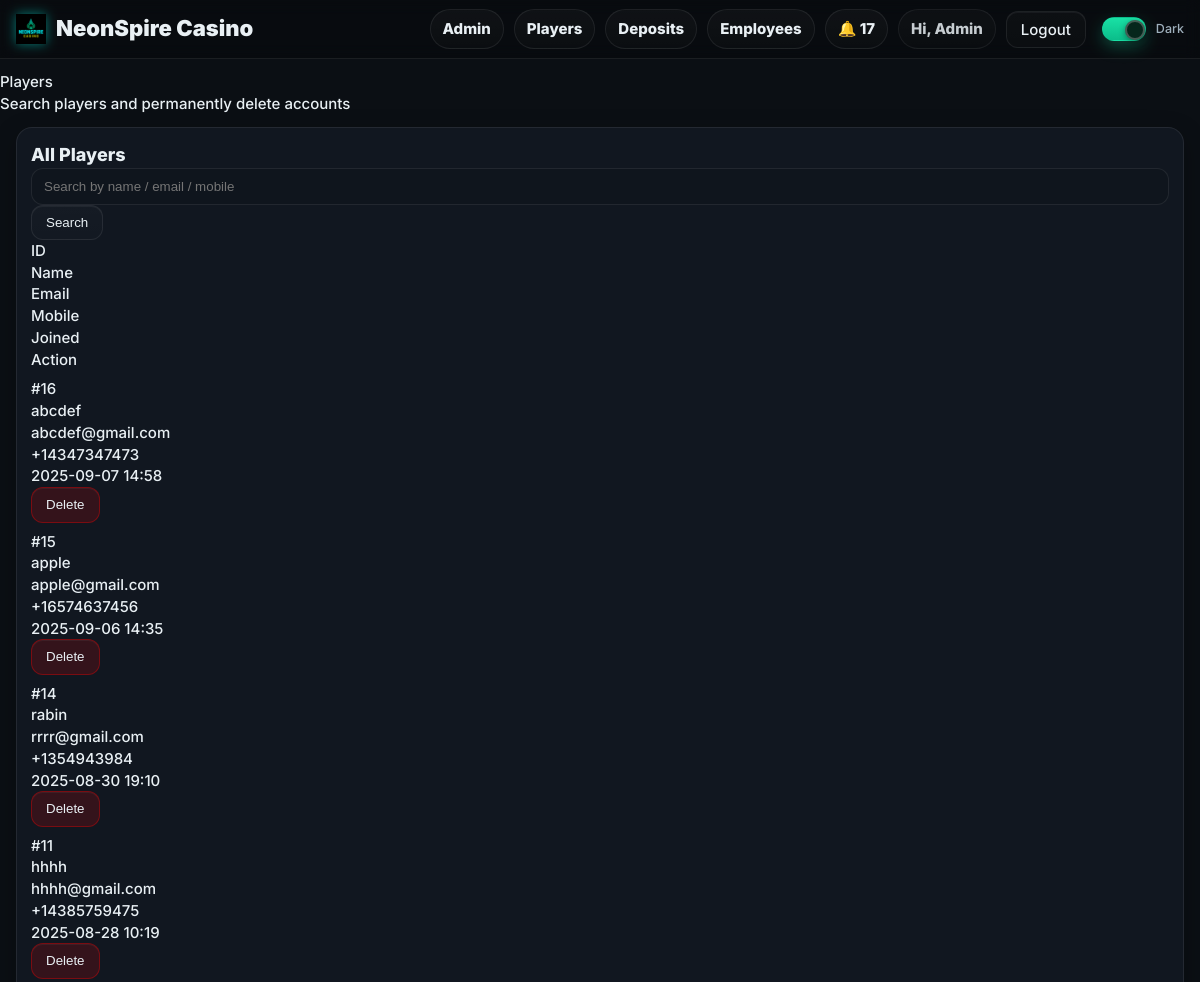
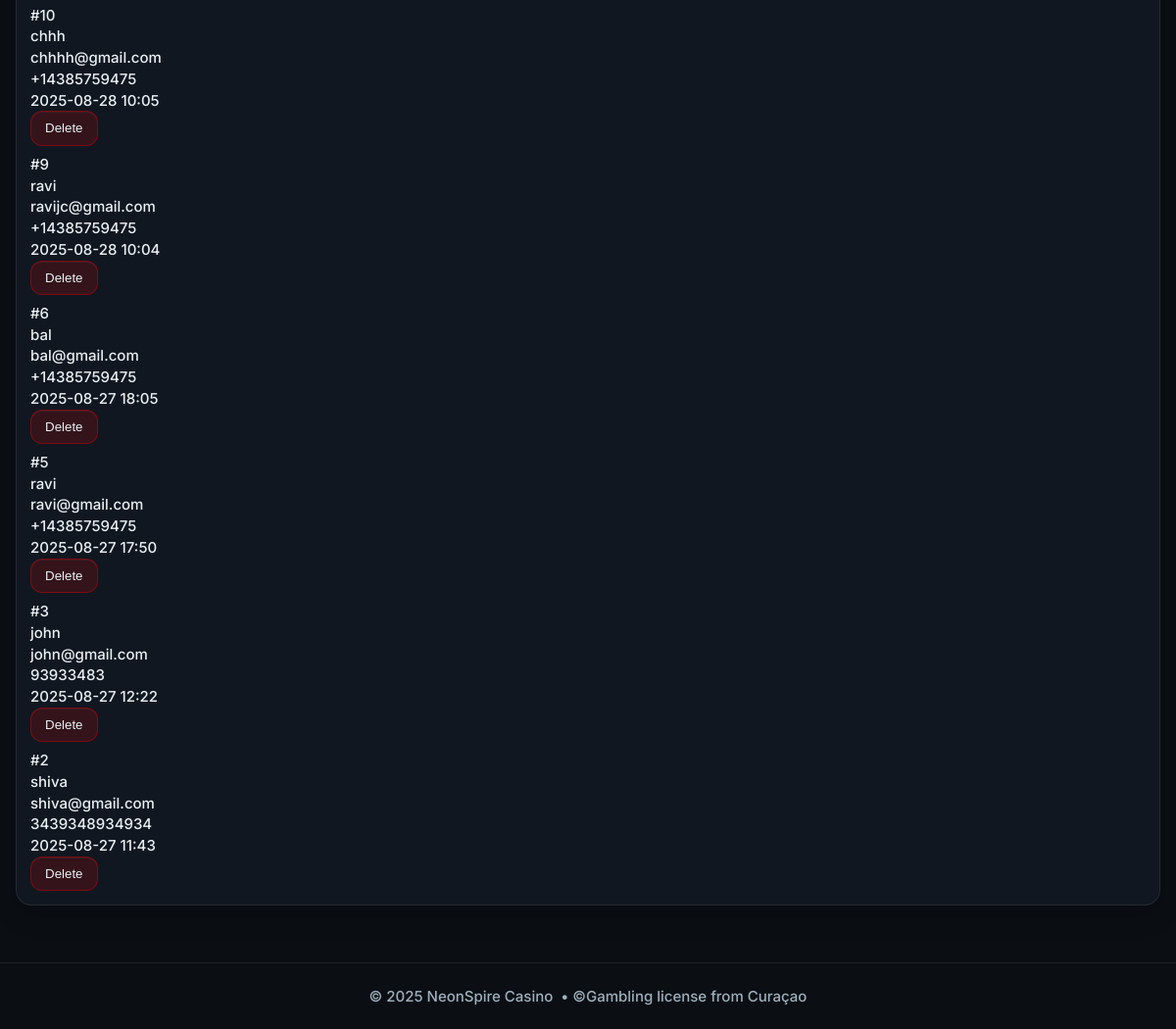
Screenshot of /admin/players (signed in) with the database file from the repository (2 pictures, top to bottom).
### models.py (models this page shows, shortened)
class User(db.Model, UserMixin):
    __tablename__ = "users"
    id = db.Column(db.Integer, primary_key=True)
    name = db.Column(db.String(120), nullable=False)
    email = db.Column(db.String(255), unique=True, nullable=False, index=True)
    mobile = db.Column(db.String(24), nullable=True, index=True)  # E.164
    password_hash = db.Column(db.String(255), nullable=False)
    role = db.Column(db.String(20), nullable=False, default="PLAYER")  # PLAYER | EMPLOYEE | ADMIN
    email_verified = db.Column(db.Boolean, default=False, index=True)
    email_verified_at = db.Column(db.DateTime, nullable=True)
    promo_seen = db.Column(db.Boolean, default=False, index=True)
    created_at = db.Column(db.DateTime, default=datetime.utcnow)

### admin_bp.py (the view, shortened to what this page needs)
@admin_bp.get("/players", endpoint="admin_players")
@login_required
def admin_players():
    players = (
        User.query.filter_by(role="PLAYER")
        .order_by(User.created_at.desc() if hasattr(User, "created_at") else User.id.desc())
        .limit(200)
        .all()
    )
    if _template_exists("admin_players.html"):
        return render_template("admin_players.html", page_title="Players", players=players)

### admin_bp.py (called while the page is built)
@admin_bp.before_request
def require_admin():
    if not current_user.is_authenticated:
        return redirect(url_for("auth.login_get", next=url_for("adminbp.admin_home")))
    if (current_user.role or "").upper() != "ADMIN":
        return abort(403)

def _template_exists(name: str) -> bool:
    try:
        render_template(name)
        return True
    except Exception:
        return False

### templates/admin_players.html
{% extends "base.html" %}
{% block hero %}
<div class="hero">
  <div class="hero__title">Players</div>
  <div class="hero__subtitle">Search players and permanently delete accounts</div>
</div>
{% endblock %}
{% block content %}
<div class="shell">
  <div class="panel">
    <div class="between">
      <div class="h3">All Players</div>
      <form method="get" class="row" style="gap:8px">
        <input class="input" name="q" placeholder="Search by name / email / mobile" value="{{ request.args.get('q','') }}">
        <button class="btn btn-ghost" type="submit">Search</button>
      </form>
    </div>
    <div class="table mt8">
      <div class="tr th">
        <div>ID</div>
        <div>Name</div>
        <div>Email</div>
        <div>Mobile</div>
        <div>Joined</div>
        <div>Action</div>
      </div>
      {% for p in players %}
        <div class="tr">
          <div class="mono">#{{ p.id }}</div>
          <div>{{ p.name or '—' }}</div>
          <div>{{ p.email }}</div>
          <div>{{ p.mobile or '—' }}</div>
          <div class="mono">
            {% if p.created_at %}{{ p.created_at.strftime('%Y-%m-%d %H:%M') }}{% else %}—{% endif %}
          </div>
          <div>
            <form method="post"
                  action="{{ url_for('adminbp.delete_player', player_id=p.id) }}"
                  onsubmit="return confirm('Delete player {{ p.email }} and ALL related data? This cannot be undone.');">
              <button class="btn" style="background:rgba(255,0,0,.15);border-color:rgba(255,0,0,.35)">Delete</button>
            </form>
          </div>
        </div>
      {% else %}
        <div class="muted">No players found.</div>
      {% endfor %}
    </div>
  </div>
</div>
{% endblock %}

### templates/base.html (shortened to what this page needs)
<!DOCTYPE html>
<html lang="en" data-theme="dark">
<head>
  <link rel="stylesheet" href="{{ url_for('static', filename='css/styles.css') }}?v=dm2">
</head>
<body>
  <header class="nav" style="position:sticky;top:0;z-index:50;background:rgba(0,0,0,.25);backdrop-filter:blur(8px);border-bottom:1px solid var(--stroke)">
    <div class="shell nav-inner" style="display:flex;align-items:center;justify-content:space-between;height:58px">
      <a href="{{ url_for('short_bp.lob_short') }}" class="brand" aria-label="NeonSpire Casino">
        <img class="brand-logo" src="{{ url_for('static', filename='img/logo.png') }}" alt="NeonSpire Casino">
        <span class="brand-text">NeonSpire Casino</span>
      </a>
      <nav class="nav-links" style="display:flex;align-items:center;gap:10px">
        {% if current_user.is_authenticated %}
          {% if current_user.role == 'ADMIN' %}
            <a class="pill" href="{{ url_for('adminbp.admin_home') }}">Admin</a>
            <a class="pill" href="{{ url_for('adminbp.admin_players') }}">Players</a>
            <a class="pill" href="{{ url_for('adminbp.deposits_audit') }}">Deposits</a>
            <a class="pill" href="{{ url_for('adminbp.admin_users') }}">Employees</a>
          {% elif current_user.role == 'EMPLOYEE' %}
            <a class="pill" href="{{ url_for('employeebp.employee_home') }}">Employee</a>
          {% else %}
            <a class="pill" href="{{ url_for('short_bp.mylogin_clean') }}">My Logins</a>
          {% endif %}
          <a class="pill" href="{{ url_for('notifybp.list_notifications') }}">🔔 {{ unread_count or 0 }}</a>
          <span class="pill" style="pointer-events:none;opacity:.85">
            Hi, {{ current_user.name.split(' ')[0] if current_user.name else 'Player' }}
          </span>
          <a class="btn btn-ghost" href="{{ url_for('auth.logout') }}">Logout</a>
        {% else %}
          <a class="pill" href="{{ url_for('auth.login_get') }}">Login</a>
          <a class="btn btn-primary" href="{{ url_for('short_bp.reg_short') }}">Register</a>
        {% endif %}
        <label class="toggle" style="margin-left:6px">
          <span class="track"><span class="knob"></span></span>
          <span class="label">Dark</span>
        </label>
      </nav>
    </div>
  </header>
  <div class="hero-slot">
    {% block hero %}{% endblock %}
  </div>
  <main style="padding-bottom:20px">
    {% block content %}{% endblock %}
  </main>
  <footer class="shell footer"
          style="height:68px;border-top:1px solid var(--stroke);margin-top:24px;
                 display:flex;align-items:center;justify-content:center;">
    © {{ 2025 }} NeonSpire Casino &nbsp;•&nbsp;
    <span class="muted">©Gambling license from Curaçao </span>
  </footer>
</body>
</html>

### static/css/styles.css (style rules this page uses)
:root { --bg:#0b0f14; --panel:#111720; --panel-2:#0f151d; --text:#e9f0f4; --muted:#9fb0bd; --brand:#19e1a5; --brand-2:#0bbd8a; --stroke:rgba(255,255,255,.08); --chip:#0f1c27; --shadow:0 8px 24px rgba(0,0,0,.28); }
* { box-sizing:border-box }
html,body { margin:0;background:var(--bg);color:var(--text); font:500 15px/1.45 Inter,system-ui,-apple-system,Segoe UI,Roboto,Arial; -webkit-font-smoothing:antialiased; -moz-osx-font-smoothing:grayscale; text-rendering:optimizeLegibility; }
a { color:inherit;text-decoration:none }
img { max-width:100%;display:block }
.h3 { font-weight:800;font-size:18px }
.muted { color:var(--muted) }
.shell { max-width:1220px;margin:0 auto;padding:0 16px }
.nav { backdrop-filter: blur(8px); border-bottom:1px solid var(--stroke) }
.nav-inner { display:flex;align-items:center;justify-content:space-between;height:58px }
.brand { display:flex;gap:10px;align-items:center;font-weight:900 }
.nav-links { display:flex;align-items:center;gap:10px }
.pill { display:inline-flex;align-items:center;justify-content:center; padding:8px 12px;border-radius:999px;border:1px solid var(--stroke); background:linear-gradient(180deg,rgba(255,255,255,.03),rgba(255,255,255,.01)); font-weight:800; }
.btn,.btn-mini,.btn-auth,.btn-auth-primary { display:inline-flex;align-items:center;justify-content:center;gap:8px; text-align:center; line-height:1; position:relative; overflow:hidden; white-space:nowrap; }
.btn { border:1px solid var(--stroke); background:linear-gradient(180deg,rgba(255,255,255,.04),rgba(255,255,255,.02)); color:var(--text);padding:10px 14px;border-radius:12px; box-shadow:0 1px 0 rgba(255,255,255,.05) inset; transition:filter .15s ease, transform .06s ease; }
.btn-ghost { background:linear-gradient(180deg,rgba(255,255,255,.02),rgba(255,255,255,.01)) }
.panel { background:var(--panel);border:1px solid var(--stroke);border-radius:16px;padding:14px;margin-bottom:14px;box-shadow:var(--shadow) }
.input,.select { width:100%;background:var(--panel-2);border:1px solid var(--stroke);color:var(--text);padding:10px 12px;border-radius:12px;outline:none }
.footer { display:flex;align-items:center;justify-content:center;color:var(--muted) }
.table { display:grid;gap:8px }
html,body { width:100% !important;max-width:100% !important;overflow-x:hidden !important; }
.shell,.nav,.nav-inner,.panel,section,aside,.rail-card,.player-grid,.game-grid,.game-card,.game-media,.game-actions,.btn-grid { max-width:100% !important; }
.player-grid > *, .game-grid > *, .game-card > *, .btn-grid > *, .panel > * { min-width:0 !important; }
.toggle { display:inline-flex; align-items:center; gap:10px; cursor:pointer; }
.toggle .track { position:relative; width:44px; height:24px; border-radius:999px; background:rgba(255,255,255,.10); border:1px solid var(--stroke); transition:background .22s ease, border-color .22s ease, box-shadow .22s ease; }
.toggle .knob { position:absolute; top:2px; left:2px; width:20px; height:20px; border-radius:50%; background:#ffffff; box-shadow:0 2px 6px rgba(0,0,0,.35); transform:translateX(0); transition:transform .22s ease, background .22s ease, box-shadow .22s ease; }
.toggle input:checked + .track { background:linear-gradient(180deg,var(--brand),var(--brand-2)); border-color:transparent; box-shadow:0 6px 16px rgba(25,225,165,.28); }
.toggle input:checked + .track .knob { transform:translateX(20px); background:#06261c; box-shadow:0 2px 6px rgba(0,0,0,.4), inset 0 0 0 2px rgba(255,255,255,.25); }
.toggle .label { font-size:12.5px; color:var(--muted); user-select:none; }

### templates/base.html (style rules this page uses)
.brand { display:flex; gap:10px; align-items:center; text-decoration:none; color:inherit; font-weight:900; font-size:22px }
.brand-logo { height:30px; width:auto; display:block; filter: drop-shadow(0 0 6px rgba(0,255,233,.45)); }
.hero-slot { position:relative; z-index:2; padding-top:12px; }
header.nav { overflow:visible; }

### rows the page displays
User: name "Admin"
User: id "16", name "abcdef", email "abcdef@gmail.com", mobile "+14347347473", created_at "2025-09-07 14:58"
User: id "15", name "apple", email "apple@gmail.com", mobile "+16574637456", created_at "2025-09-06 14:35"
User: id "14", name "rabin", email "rrrr@gmail.com", mobile "+1354943984", created_at "2025-08-30 19:10"
User: id "11", name "hhhh", email "hhhh@gmail.com", mobile "+14385759475", created_at "2025-08-28 10:19"
User: id "10", name "chhh", email "chhhh@gmail.com", mobile "+14385759475", created_at "2025-08-28 10:05"
User: id "9", name "ravi", email "ravijc@gmail.com", mobile "+14385759475", created_at "2025-08-28 10:04"
User: id "6", name "bal", email "bal@gmail.com", mobile "+14385759475", created_at "2025-08-27 18:05"
User: id "5", name "ravi", email "ravi@gmail.com", mobile "+14385759475", created_at "2025-08-27 17:50"
User: id "3", name "john", email "john@gmail.com", mobile "93933483", created_at "2025-08-27 12:22"
User: id "2", name "shiva", email "shiva@gmail.com", mobile "3439348934934", created_at "2025-08-27 11:43"

### other values shown
{{ unread_count or 0 }} "17"
{{ 2025 }} "2025"
